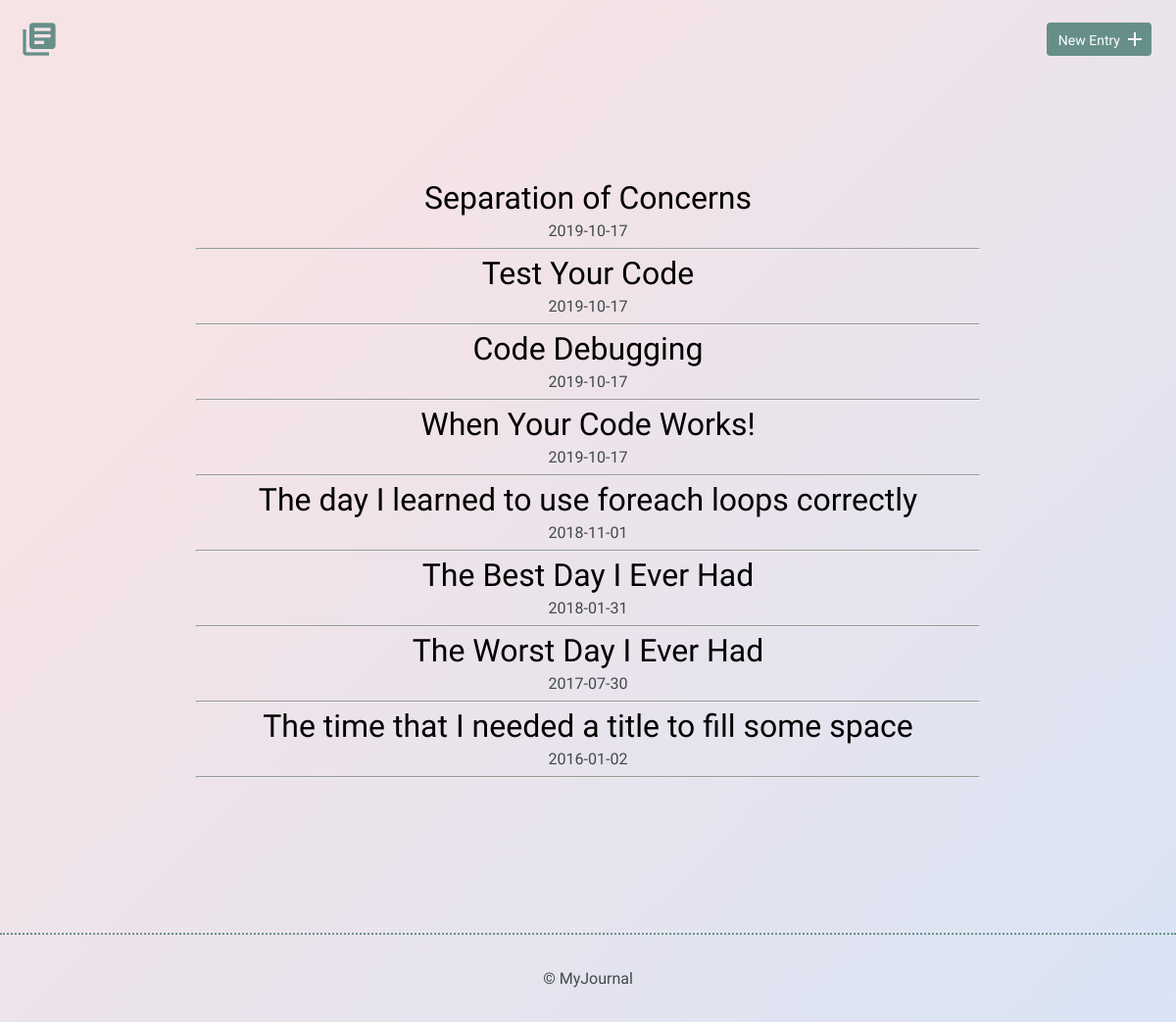
Before: / with the older database file.
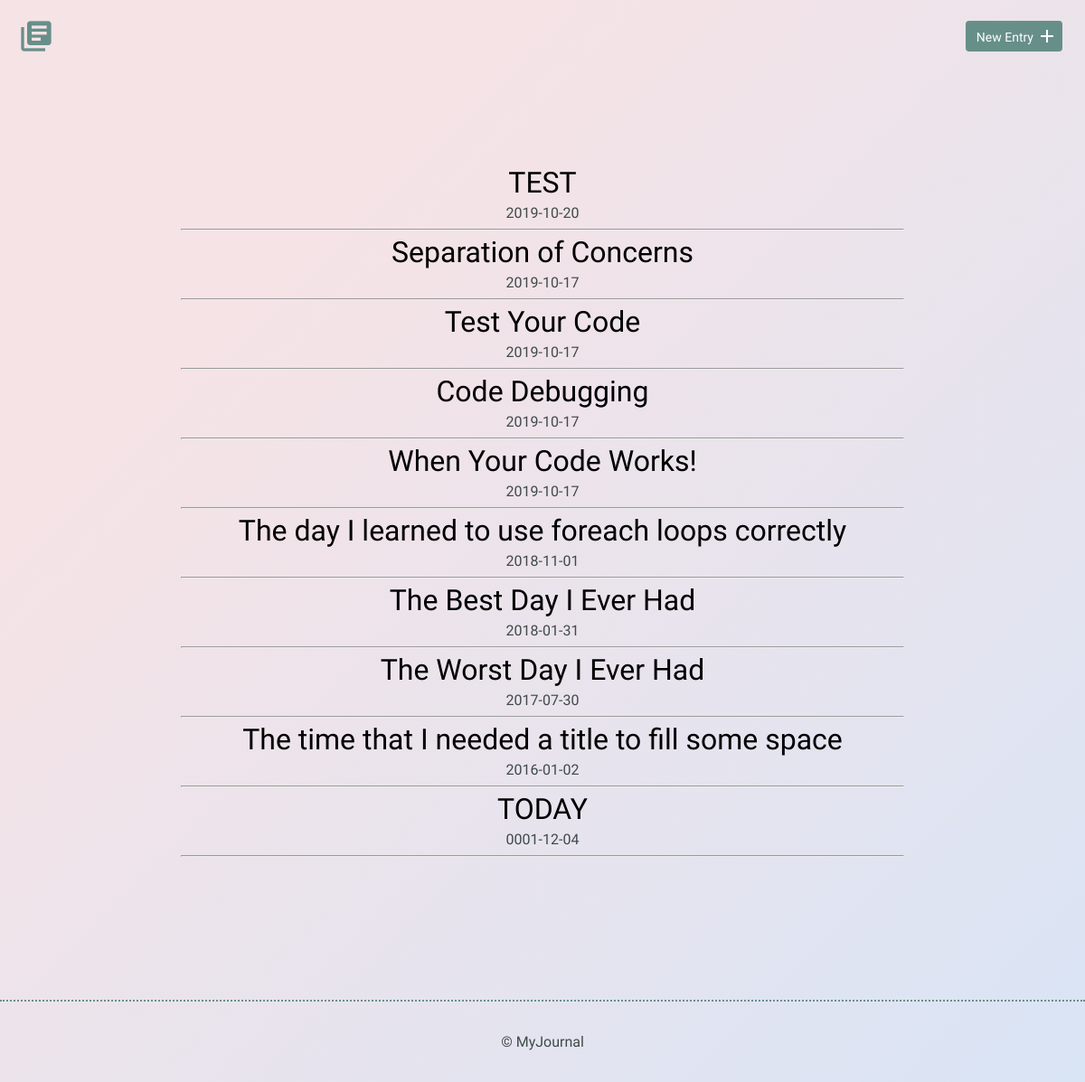
After: the same page with the newer database file.
### tables this page shows
CREATE TABLE "entries" (
	`id`	INTEGER,
	`title`	TEXT,
	`date`	TEXT,
	`time_spent`	INTEGER,
	`learned`	BLOB,
	`resources`	BLOB,
	PRIMARY KEY(`id`)
);

### inc/functions.php (the view, shortened to what this page needs)
<?php
function get_journal_entries() {
	include 'inc/dbconnection.php';
	try {
		$results = $db->query("SELECT * FROM entries ORDER BY date DESC");
	} catch (Exception $e) {
		echo $e->getMessage();
		return array();
	}
	return $results->fetchAll(PDO::FETCH_ASSOC);
}
function print_journal_entries() {
	foreach (get_journal_entries() as $entry) {
		echo "<h2><a href='detail.php?id=";
		echo $entry['id'] . " '> ";
		echo $entry['title'];
		echo "</a></h2>";
		echo "<time>";
		echo $entry['date'];
		echo "</time>";
		echo "<hr>";
	}
}

### inc/head.php (shortened to what this page needs)
<!DOCTYPE html>
<html>
<head>
	<link rel="stylesheet" href="css/normalize.css">
	<link rel="stylesheet" href="css/site.css">
</head>

### index.php (shortened to what this page needs)
<?php
	include 'inc/head.php';
  include 'inc/functions.php';
?>
  <body>
        <header>
            <div class="container">
                <div class="site-header">
                    <a class="logo" href="index.php"><i class="material-icons">library_books</i></a>
                    <a class="button icon-right" href="new.php"><span>New Entry</span> <i class="material-icons">add</i></a>
                </div>
            </div>
        </header>
        <section>
            <div class="container">
                <div class="entry-list">
                    <article>
											<?php
												print_journal_entries();
											?>
                    </article>
                </div>
            </div>
        </section>
<?php include 'inc/footer.php';?>

### inc/footer.php
<footer>
            <div>
                &copy; MyJournal
            </div>
        </footer>
    </body>
</html>

### css/site.css (style rules this page uses)
body { background-color: #d9e4f5; background-image: linear-gradient(315deg, #d9e4f5 0%, #f5e3e6 74%); font-size: 16px; color: #404a49; font-family: 'Cousine', serif; font-weight: 400; }
.container { margin: 0 auto; padding: 0 25px; }
header .site-header { margin: 0 auto; height: 95px; }
header .logo i { color: #678f89; margin: 20px 0 0 -5px; float: left; font-size: 40px; }
header .button { float: right; margin: 33px 0 0 0; }
footer { text-align: center; padding: 35px 0; border-top: 2px dotted #678f89; }
.button { padding: 8px 10px 6px 10px; background: #678f89; border: 2px solid #678f89; border-radius: 4px; text-decoration: none; color: #FFF; position: relative; text-align: center; font-size: 14px; }
.button.icon-right { padding-right: 30px; top: -10px; }
.button.icon-right i { position: absolute; top: 3px; right: 3px; }
h1, h2, h3 { margin: 0; font-weight: 400; line-height: 1em; color: #000; }
h2 { font-size: 32px; }
h2 a { text-decoration: none; color: #000; }
.entry-list, .edit-entry, .new-entry { max-width: 800px; margin: 0 auto; padding: 70px 0 150px 0; }
.entry-list article { margin-bottom: 70px; text-align: center; }
.entry-list article:last-child { margin-bottom: 0; }
.entry-list article h2 { margin-bottom: 8px; }

Changed rows visible on the page:
added entries: title "TEST", date "2019-10-20"
added entries: title "TODAY", date "0001-12-04"
